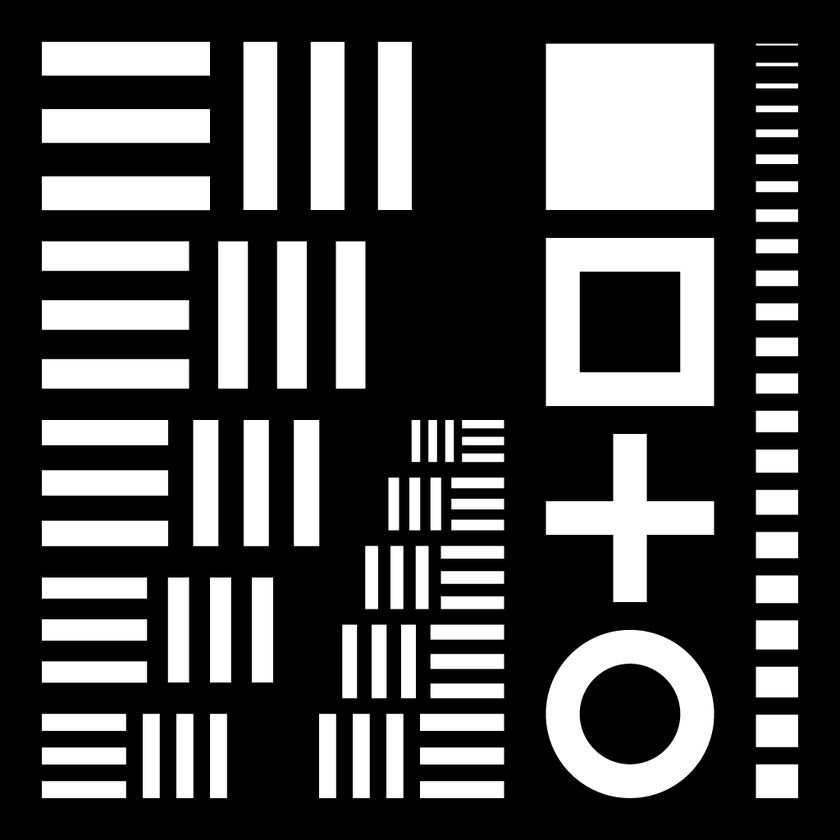
#> input picture fft-filters/diffraction/images/line-chart-inv.png, 840 x 840 px, shrunk from 1024 x 1024 before the run
$ python fft_diffraction-coherent.py
#> lines starting #> are read from the running program, lines starting #| are printed output that depends on the picture
"""
Diffraction, Coherent Light
---
"""

import cv2 as cv
import numpy as np
from matplotlib import pyplot as plt
from matplotlib import colors as mcolors

gamma = 1/2.2
power = .15

img = cv.imread('images/line-chart-inv.png')
#> img is the input picture: shape (840, 840, 3); min 0, max 255, mean 77.5
kernel = cv.imread('images/apertures/pupil-5.png')
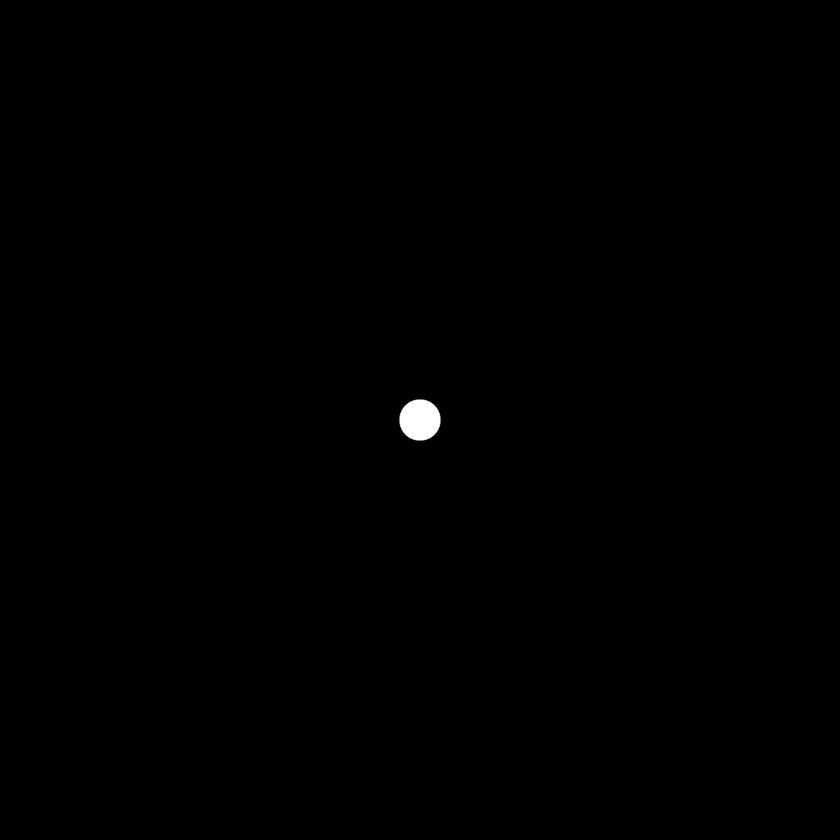
#> input picture fft-filters/diffraction/images/apertures/pupil-5.png, 840 x 840 px, shrunk from 1024 x 1024 before the run
#> kernel is the input picture: shape (840, 840, 3); min 0, max 255, mean 0.5

img = cv.cvtColor(img, cv.COLOR_BGR2GRAY) / 255
#> img: shape (840, 840) float64
kernel = cv.cvtColor(kernel, cv.COLOR_BGR2GRAY)
#> kernel: shape (840, 840)

kernel = kernel / kernel.sum()

k_dft = np.fft.fft2(kernel)
k_dft = np.fft.fftshift(k_dft)
k_magnitude = np.abs(k_dft) * power

img_dft = np.fft.fft2(img)
kernel_dft = np.fft.fft2(k_magnitude)

convolved_img = np.abs(np.fft.ifftshift(np.fft.ifft2(img_dft * kernel_dft)))
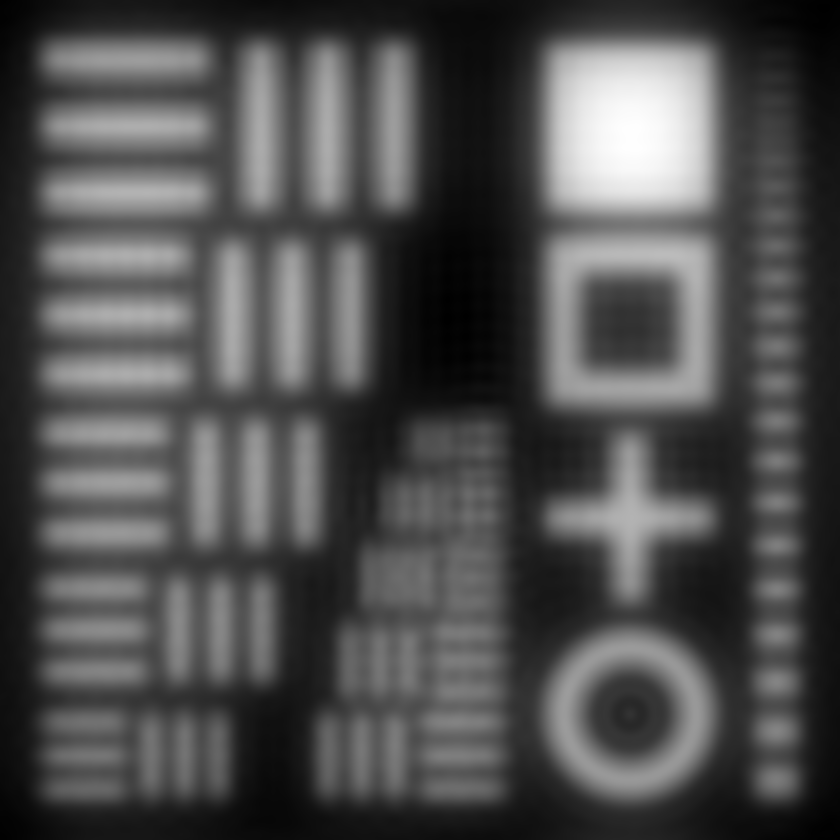
#> convolved_img: shape (840, 840) float64; min 97.87, max 317.5, mean 166; drawn with min black and max white

plt.imshow(convolved_img, cmap='gray', norm=mcolors.PowerNorm(gamma, 0), interpolation="spline36")
plt.colorbar()
#plt.savefig('plot.png', dpi = 1000)
plt.show()
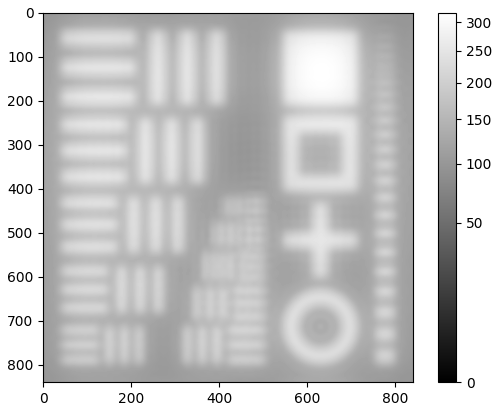
#> figure drawn by matplotlib, 2 panels

convolved_img = convolved_img.clip(0, 255).astype(np.uint8)
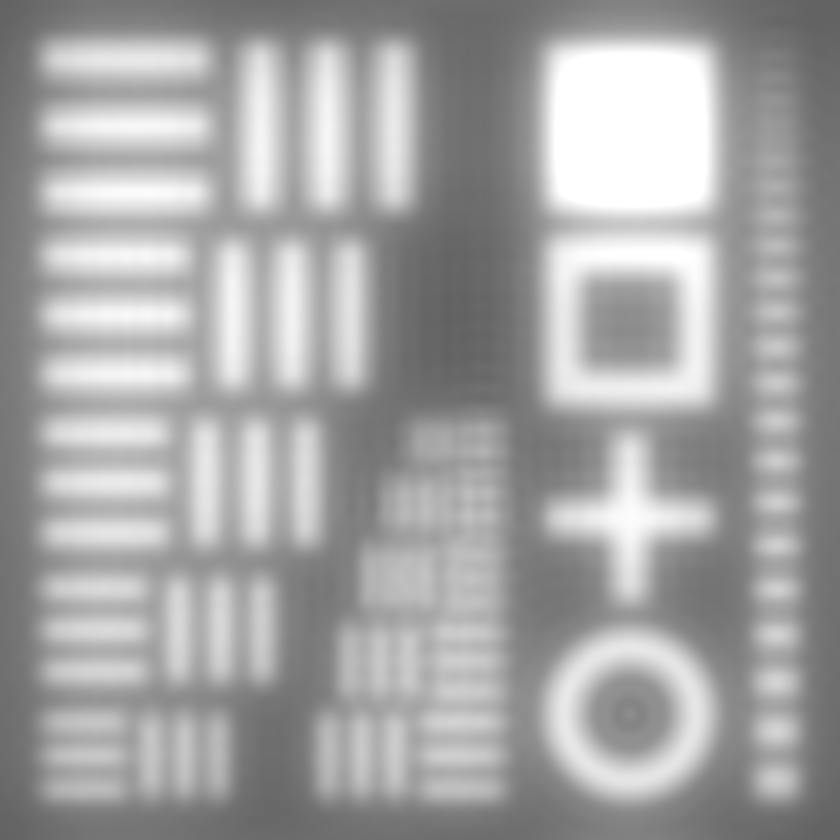
#> convolved_img: shape (840, 840); min 97, max 255, mean 164.4

cv.imshow("Diffraction: Incoherent", convolved_img)
#cv.imwrite("opencv.png", convolved_img)
cv.waitKey(0)
cv.destroyAllWindows()
